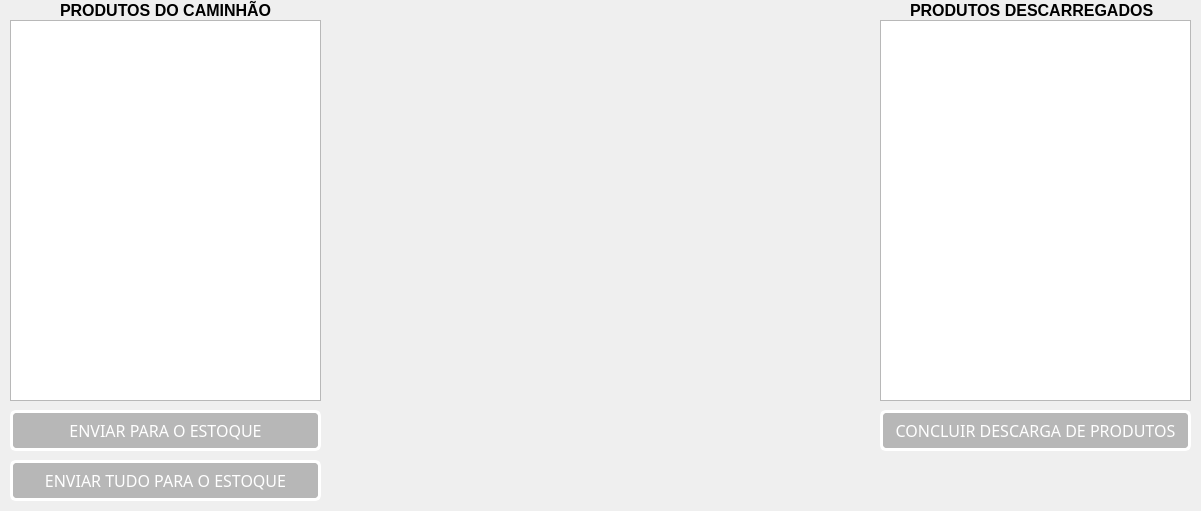
<?xml version="1.0" encoding="UTF-8"?>
<ui version="4.0">
 <class>TelaRepoeProdutos</class>
 <widget class="QDialog" name="TelaRepoeProdutos">
  <property name="geometry">
   <rect>
    <x>0</x>
    <y>0</y>
    <width>1201</width>
    <height>511</height>
   </rect>
  </property>
  <property name="windowTitle">
   <string>Dialog</string>
  </property>
  <widget class="QPushButton" name="btnEnviarTudoEstoque">
   <property name="geometry">
    <rect>
     <x>10</x>
     <y>460</y>
     <width>311</width>
     <height>41</height>
    </rect>
   </property>
   <property name="font">
    <font>
     <family>Caviar Dreams</family>
     <pointsize>12</pointsize>
    </font>
   </property>
   <property name="styleSheet">
    <string notr="true">QPushButton{
	background-color:rgba(0,0,0,60);
	color:white;
	border-style: solid;
	border-width:3px;
	border-color: white;
	border-radius: 6px;

}
QPushButton::hover{
	background-color:rgba(255,255,255,60);
	color:black;
	border-style: solid;
	border-width:4px;
	border-color: black;
	border-radius: 6px;

}</string>
   </property>
   <property name="text">
    <string>ENVIAR TUDO PARA O ESTOQUE</string>
   </property>
  </widget>
  <widget class="QPushButton" name="btnEnviarEstoque">
   <property name="geometry">
    <rect>
     <x>10</x>
     <y>410</y>
     <width>311</width>
     <height>41</height>
    </rect>
   </property>
   <property name="font">
    <font>
     <family>Caviar Dreams</family>
     <pointsize>12</pointsize>
    </font>
   </property>
   <property name="styleSheet">
    <string notr="true">QPushButton{
	background-color:rgba(0,0,0,60);
	color:white;
	border-style: solid;
	border-width:3px;
	border-color: white;
	border-radius: 6px;

}
QPushButton::hover{
	background-color:rgba(255,255,255,60);
	color:black;
	border-style: solid;
	border-width:4px;
	border-color: black;
	border-radius: 6px;

}</string>
   </property>
   <property name="text">
    <string>ENVIAR PARA O ESTOQUE</string>
   </property>
  </widget>
  <widget class="QLabel" name="label_7">
   <property name="geometry">
    <rect>
     <x>60</x>
     <y>0</y>
     <width>221</width>
     <height>21</height>
    </rect>
   </property>
   <property name="font">
    <font>
     <family>MS Shell Dlg 2</family>
     <pointsize>12</pointsize>
     <weight>75</weight>
     <bold>true</bold>
    </font>
   </property>
   <property name="text">
    <string>PRODUTOS DO CAMINHÃO</string>
   </property>
  </widget>
  <widget class="QTableWidget" name="twProdutosCaminhao">
   <property name="geometry">
    <rect>
     <x>10</x>
     <y>20</y>
     <width>311</width>
     <height>381</height>
    </rect>
   </property>
   <property name="font">
    <font>
     <pointsize>12</pointsize>
    </font>
   </property>
   <property name="styleSheet">
    <string notr="true">QHeaderView { font-size: 12pt; }</string>
   </property>
  </widget>
  <widget class="QPushButton" name="btnConcluirDescarga">
   <property name="geometry">
    <rect>
     <x>880</x>
     <y>410</y>
     <width>311</width>
     <height>41</height>
    </rect>
   </property>
   <property name="font">
    <font>
     <family>Caviar Dreams</family>
     <pointsize>12</pointsize>
    </font>
   </property>
   <property name="styleSheet">
    <string notr="true">QPushButton{
	background-color:rgba(0,0,0,60);
	color:white;
	border-style: solid;
	border-width:3px;
	border-color: white;
	border-radius: 6px;

}
QPushButton::hover{
	background-color:rgba(255,255,255,60);
	color:black;
	border-style: solid;
	border-width:4px;
	border-color: black;
	border-radius: 6px;

}</string>
   </property>
   <property name="text">
    <string>CONCLUIR DESCARGA DE PRODUTOS</string>
   </property>
  </widget>
  <widget class="QLabel" name="label_3">
   <property name="geometry">
    <rect>
     <x>-210</x>
     <y>-10</y>
     <width>1461</width>
     <height>571</height>
    </rect>
   </property>
   <property name="text">
    <string/>
   </property>
   <property name="pixmap">
    <pixmap resource="usefulResources.qrc">:/src/bgAfter/a_Pedidos.png</pixmap>
   </property>
   <property name="scaledContents">
    <bool>true</bool>
   </property>
  </widget>
  <widget class="QLabel" name="lblCaixa6">
   <property name="geometry">
    <rect>
     <x>430</x>
     <y>200</y>
     <width>61</width>
     <height>71</height>
    </rect>
   </property>
   <property name="styleSheet">
    <string notr="true"/>
   </property>
   <property name="text">
    <string/>
   </property>
   <property name="pixmap">
    <pixmap resource="usefulResources.qrc">:/src/telaEstocar/caixa.png</pixmap>
   </property>
   <property name="scaledContents">
    <bool>true</bool>
   </property>
  </widget>
  <widget class="QLabel" name="lblCaixa1">
   <property name="geometry">
    <rect>
     <x>350</x>
     <y>270</y>
     <width>61</width>
     <height>71</height>
    </rect>
   </property>
   <property name="styleSheet">
    <string notr="true"/>
   </property>
   <property name="text">
    <string/>
   </property>
   <property name="pixmap">
    <pixmap resource="usefulResources.qrc">:/src/telaEstocar/caixa.png</pixmap>
   </property>
   <property name="scaledContents">
    <bool>true</bool>
   </property>
  </widget>
  <widget class="QLabel" name="lblProduto20">
   <property name="geometry">
    <rect>
     <x>670</x>
     <y>100</y>
     <width>61</width>
     <height>21</height>
    </rect>
   </property>
   <property name="font">
    <font>
     <family>MS Shell Dlg 2</family>
     <pointsize>6</pointsize>
     <weight>75</weight>
     <bold>true</bold>
    </font>
   </property>
   <property name="text">
    <string/>
   </property>
   <property name="alignment">
    <set>Qt::AlignCenter</set>
   </property>
  </widget>
  <widget class="QLabel" name="lblProduto16">
   <property name="geometry">
    <rect>
     <x>590</x>
     <y>100</y>
     <width>61</width>
     <height>21</height>
    </rect>
   </property>
   <property name="font">
    <font>
     <family>MS Shell Dlg 2</family>
     <pointsize>6</pointsize>
     <weight>75</weight>
     <bold>true</bold>
    </font>
   </property>
   <property name="text">
    <string/>
   </property>
   <property name="alignment">
    <set>Qt::AlignCenter</set>
   </property>
  </widget>
  <widget class="QLabel" name="lblCaixa8">
   <property name="geometry">
    <rect>
     <x>430</x>
     <y>60</y>
     <width>61</width>
     <height>71</height>
    </rect>
   </property>
   <property name="styleSheet">
    <string notr="true"/>
   </property>
   <property name="text">
    <string/>
   </property>
   <property name="pixmap">
    <pixmap resource="usefulResources.qrc">:/src/telaEstocar/caixa.png</pixmap>
   </property>
   <property name="scaledContents">
    <bool>true</bool>
   </property>
  </widget>
  <widget class="QLabel" name="lblCaixa19">
   <property name="geometry">
    <rect>
     <x>670</x>
     <y>130</y>
     <width>61</width>
     <height>71</height>
    </rect>
   </property>
   <property name="styleSheet">
    <string notr="true"/>
   </property>
   <property name="text">
    <string/>
   </property>
   <property name="pixmap">
    <pixmap resource="usefulResources.qrc">:/src/telaEstocar/caixa.png</pixmap>
   </property>
   <property name="scaledContents">
    <bool>true</bool>
   </property>
  </widget>
  <widget class="QLabel" name="lblCaixa5">
   <property name="geometry">
    <rect>
     <x>430</x>
     <y>270</y>
     <width>61</width>
     <height>71</height>
    </rect>
   </property>
   <property name="styleSheet">
    <string notr="true"/>
   </property>
   <property name="text">
    <string/>
   </property>
   <property name="pixmap">
    <pixmap resource="usefulResources.qrc">:/src/telaEstocar/caixa.png</pixmap>
   </property>
   <property name="scaledContents">
    <bool>true</bool>
   </property>
  </widget>
  <widget class="QLabel" name="lblProduto13">
   <property name="geometry">
    <rect>
     <x>590</x>
     <y>310</y>
     <width>61</width>
     <height>21</height>
    </rect>
   </property>
   <property name="font">
    <font>
     <family>MS Shell Dlg 2</family>
     <pointsize>6</pointsize>
     <weight>75</weight>
     <bold>true</bold>
    </font>
   </property>
   <property name="text">
    <string/>
   </property>
   <property name="alignment">
    <set>Qt::AlignCenter</set>
   </property>
  </widget>
  <widget class="QLabel" name="lblProduto6">
   <property name="geometry">
    <rect>
     <x>430</x>
     <y>240</y>
     <width>61</width>
     <height>21</height>
    </rect>
   </property>
   <property name="font">
    <font>
     <family>MS Shell Dlg 2</family>
     <pointsize>6</pointsize>
     <weight>75</weight>
     <bold>true</bold>
    </font>
   </property>
   <property name="text">
    <string/>
   </property>
   <property name="alignment">
    <set>Qt::AlignCenter</set>
   </property>
  </widget>
  <widget class="QLabel" name="lblCaixa9">
   <property name="geometry">
    <rect>
     <x>510</x>
     <y>270</y>
     <width>61</width>
     <height>71</height>
    </rect>
   </property>
   <property name="styleSheet">
    <string notr="true"/>
   </property>
   <property name="text">
    <string/>
   </property>
   <property name="pixmap">
    <pixmap resource="usefulResources.qrc">:/src/telaEstocar/caixa.png</pixmap>
   </property>
   <property name="scaledContents">
    <bool>true</bool>
   </property>
  </widget>
  <widget class="QLabel" name="lblProduto12">
   <property name="geometry">
    <rect>
     <x>510</x>
     <y>100</y>
     <width>61</width>
     <height>21</height>
    </rect>
   </property>
   <property name="font">
    <font>
     <family>MS Shell Dlg 2</family>
     <pointsize>6</pointsize>
     <weight>75</weight>
     <bold>true</bold>
    </font>
   </property>
   <property name="text">
    <string/>
   </property>
   <property name="alignment">
    <set>Qt::AlignCenter</set>
   </property>
  </widget>
  <widget class="QLabel" name="lblProduto15">
   <property name="geometry">
    <rect>
     <x>590</x>
     <y>170</y>
     <width>61</width>
     <height>21</height>
    </rect>
   </property>
   <property name="font">
    <font>
     <family>MS Shell Dlg 2</family>
     <pointsize>6</pointsize>
     <weight>75</weight>
     <bold>true</bold>
    </font>
   </property>
   <property name="text">
    <string/>
   </property>
   <property name="alignment">
    <set>Qt::AlignCenter</set>
   </property>
  </widget>
  <widget class="QLabel" name="lblCaixa11">
   <property name="geometry">
    <rect>
     <x>510</x>
     <y>130</y>
     <width>61</width>
     <height>71</height>
    </rect>
   </property>
   <property name="styleSheet">
    <string notr="true"/>
   </property>
   <property name="text">
    <string/>
   </property>
   <property name="pixmap">
    <pixmap resource="usefulResources.qrc">:/src/telaEstocar/caixa.png</pixmap>
   </property>
   <property name="scaledContents">
    <bool>true</bool>
   </property>
  </widget>
  <widget class="QLabel" name="lblCaixa13">
   <property name="geometry">
    <rect>
     <x>590</x>
     <y>270</y>
     <width>61</width>
     <height>71</height>
    </rect>
   </property>
   <property name="styleSheet">
    <string notr="true"/>
   </property>
   <property name="text">
    <string/>
   </property>
   <property name="pixmap">
    <pixmap resource="usefulResources.qrc">:/src/telaEstocar/caixa.png</pixmap>
   </property>
   <property name="scaledContents">
    <bool>true</bool>
   </property>
  </widget>
  <widget class="QLabel" name="lblProduto10">
   <property name="geometry">
    <rect>
     <x>510</x>
     <y>240</y>
     <width>61</width>
     <height>21</height>
    </rect>
   </property>
   <property name="font">
    <font>
     <family>MS Shell Dlg 2</family>
     <pointsize>6</pointsize>
     <weight>75</weight>
     <bold>true</bold>
    </font>
   </property>
   <property name="text">
    <string/>
   </property>
   <property name="alignment">
    <set>Qt::AlignCenter</set>
   </property>
  </widget>
  <widget class="QLabel" name="lblCaixa20">
   <property name="geometry">
    <rect>
     <x>670</x>
     <y>60</y>
     <width>61</width>
     <height>71</height>
    </rect>
   </property>
   <property name="styleSheet">
    <string notr="true"/>
   </property>
   <property name="text">
    <string/>
   </property>
   <property name="pixmap">
    <pixmap resource="usefulResources.qrc">:/src/telaEstocar/caixa.png</pixmap>
   </property>
   <property name="scaledContents">
    <bool>true</bool>
   </property>
  </widget>
  <widget class="QLabel" name="lblProduto5">
   <property name="geometry">
    <rect>
     <x>430</x>
     <y>310</y>
     <width>61</width>
     <height>21</height>
    </rect>
   </property>
   <property name="font">
    <font>
     <family>MS Shell Dlg 2</family>
     <pointsize>6</pointsize>
     <weight>75</weight>
     <bold>true</bold>
    </font>
   </property>
   <property name="text">
    <string/>
   </property>
   <property name="alignment">
    <set>Qt::AlignCenter</set>
   </property>
  </widget>
  <widget class="QLabel" name="lblProduto2">
   <property name="geometry">
    <rect>
     <x>350</x>
     <y>240</y>
     <width>61</width>
     <height>21</height>
    </rect>
   </property>
   <property name="font">
    <font>
     <family>MS Shell Dlg 2</family>
     <pointsize>6</pointsize>
     <weight>75</weight>
     <bold>true</bold>
    </font>
   </property>
   <property name="text">
    <string/>
   </property>
   <property name="alignment">
    <set>Qt::AlignCenter</set>
   </property>
  </widget>
  <widget class="QLabel" name="lblProduto1">
   <property name="geometry">
    <rect>
     <x>350</x>
     <y>310</y>
     <width>61</width>
     <height>21</height>
    </rect>
   </property>
   <property name="font">
    <font>
     <family>MS Shell Dlg 2</family>
     <pointsize>6</pointsize>
     <weight>75</weight>
     <bold>true</bold>
    </font>
   </property>
   <property name="text">
    <string/>
   </property>
   <property name="alignment">
    <set>Qt::AlignCenter</set>
   </property>
  </widget>
  <widget class="QLabel" name="lblProduto7">
   <property name="geometry">
    <rect>
     <x>430</x>
     <y>170</y>
     <width>61</width>
     <height>21</height>
    </rect>
   </property>
   <property name="font">
    <font>
     <family>MS Shell Dlg 2</family>
     <pointsize>6</pointsize>
     <weight>75</weight>
     <bold>true</bold>
    </font>
   </property>
   <property name="text">
    <string/>
   </property>
   <property name="alignment">
    <set>Qt::AlignCenter</set>
   </property>
  </widget>
  <widget class="QLabel" name="lblCaixa15">
   <property name="geometry">
    <rect>
     <x>590</x>
     <y>130</y>
     <width>61</width>
     <height>71</height>
    </rect>
   </property>
   <property name="styleSheet">
    <string notr="true"/>
   </property>
   <property name="text">
    <string/>
   </property>
   <property name="pixmap">
    <pixmap resource="usefulResources.qrc">:/src/telaEstocar/caixa.png</pixmap>
   </property>
   <property name="scaledContents">
    <bool>true</bool>
   </property>
  </widget>
  <widget class="QLabel" name="lblCaixa18">
   <property name="geometry">
    <rect>
     <x>670</x>
     <y>200</y>
     <width>61</width>
     <height>71</height>
    </rect>
   </property>
   <property name="styleSheet">
    <string notr="true"/>
   </property>
   <property name="text">
    <string/>
   </property>
   <property name="pixmap">
    <pixmap resource="usefulResources.qrc">:/src/telaEstocar/caixa.png</pixmap>
   </property>
   <property name="scaledContents">
    <bool>true</bool>
   </property>
  </widget>
  <widget class="QLabel" name="lblCaminhao">
   <property name="geometry">
    <rect>
     <x>330</x>
     <y>40</y>
     <width>541</width>
     <height>401</height>
    </rect>
   </property>
   <property name="styleSheet">
    <string notr="true"/>
   </property>
   <property name="text">
    <string/>
   </property>
   <property name="pixmap">
    <pixmap resource="usefulResources.qrc">:/src/telaEstocar/truck.png</pixmap>
   </property>
  </widget>
  <widget class="QLabel" name="lblCaixa4">
   <property name="geometry">
    <rect>
     <x>350</x>
     <y>60</y>
     <width>61</width>
     <height>71</height>
    </rect>
   </property>
   <property name="styleSheet">
    <string notr="true"/>
   </property>
   <property name="text">
    <string/>
   </property>
   <property name="pixmap">
    <pixmap resource="usefulResources.qrc">:/src/telaEstocar/caixa.png</pixmap>
   </property>
   <property name="scaledContents">
    <bool>true</bool>
   </property>
  </widget>
  <widget class="QLabel" name="lblCaixa17">
   <property name="geometry">
    <rect>
     <x>670</x>
     <y>270</y>
     <width>61</width>
     <height>71</height>
    </rect>
   </property>
   <property name="styleSheet">
    <string notr="true"/>
   </property>
   <property name="text">
    <string/>
   </property>
   <property name="pixmap">
    <pixmap resource="usefulResources.qrc">:/src/telaEstocar/caixa.png</pixmap>
   </property>
   <property name="scaledContents">
    <bool>true</bool>
   </property>
  </widget>
  <widget class="QLabel" name="lblProduto3">
   <property name="geometry">
    <rect>
     <x>350</x>
     <y>170</y>
     <width>61</width>
     <height>21</height>
    </rect>
   </property>
   <property name="font">
    <font>
     <family>MS Shell Dlg 2</family>
     <pointsize>6</pointsize>
     <weight>75</weight>
     <bold>true</bold>
    </font>
   </property>
   <property name="text">
    <string/>
   </property>
   <property name="alignment">
    <set>Qt::AlignCenter</set>
   </property>
  </widget>
  <widget class="QLabel" name="lblCaixa14">
   <property name="geometry">
    <rect>
     <x>590</x>
     <y>200</y>
     <width>61</width>
     <height>71</height>
    </rect>
   </property>
   <property name="styleSheet">
    <string notr="true"/>
   </property>
   <property name="text">
    <string/>
   </property>
   <property name="pixmap">
    <pixmap resource="usefulResources.qrc">:/src/telaEstocar/caixa.png</pixmap>
   </property>
   <property name="scaledContents">
    <bool>true</bool>
   </property>
  </widget>
  <widget class="QLabel" name="lblProduto11">
   <property name="geometry">
    <rect>
     <x>510</x>
     <y>170</y>
     <width>61</width>
     <height>21</height>
    </rect>
   </property>
   <property name="font">
    <font>
     <family>MS Shell Dlg 2</family>
     <pointsize>6</pointsize>
     <weight>75</weight>
     <bold>true</bold>
    </font>
   </property>
   <property name="text">
    <string/>
   </property>
   <property name="alignment">
    <set>Qt::AlignCenter</set>
   </property>
  </widget>
  <widget class="QLabel" name="lblProduto8">
   <property name="geometry">
    <rect>
     <x>430</x>
     <y>100</y>
     <width>61</width>
     <height>21</height>
    </rect>
   </property>
   <property name="font">
    <font>
     <family>MS Shell Dlg 2</family>
     <pointsize>6</pointsize>
     <weight>75</weight>
     <bold>true</bold>
    </font>
   </property>
   <property name="text">
    <string/>
   </property>
   <property name="alignment">
    <set>Qt::AlignCenter</set>
   </property>
  </widget>
  <widget class="QLabel" name="lblProduto14">
   <property name="geometry">
    <rect>
     <x>590</x>
     <y>240</y>
     <width>61</width>
     <height>21</height>
    </rect>
   </property>
   <property name="font">
    <font>
     <family>MS Shell Dlg 2</family>
     <pointsize>6</pointsize>
     <weight>75</weight>
     <bold>true</bold>
    </font>
   </property>
   <property name="text">
    <string/>
   </property>
   <property name="alignment">
    <set>Qt::AlignCenter</set>
   </property>
  </widget>
  <widget class="QLabel" name="lblCaixa16">
   <property name="geometry">
    <rect>
     <x>590</x>
     <y>60</y>
     <width>61</width>
     <height>71</height>
    </rect>
   </property>
   <property name="styleSheet">
    <string notr="true"/>
   </property>
   <property name="text">
    <string/>
   </property>
   <property name="pixmap">
    <pixmap resource="usefulResources.qrc">:/src/telaEstocar/caixa.png</pixmap>
   </property>
   <property name="scaledContents">
    <bool>true</bool>
   </property>
  </widget>
  <widget class="QLabel" name="lblProduto19">
   <property name="geometry">
    <rect>
     <x>670</x>
     <y>170</y>
     <width>61</width>
     <height>21</height>
    </rect>
   </property>
   <property name="font">
    <font>
     <family>MS Shell Dlg 2</family>
     <pointsize>6</pointsize>
     <weight>75</weight>
     <bold>true</bold>
    </font>
   </property>
   <property name="text">
    <string/>
   </property>
   <property name="alignment">
    <set>Qt::AlignCenter</set>
   </property>
  </widget>
  <widget class="QLabel" name="lblProduto17">
   <property name="geometry">
    <rect>
     <x>670</x>
     <y>310</y>
     <width>61</width>
     <height>21</height>
    </rect>
   </property>
   <property name="font">
    <font>
     <family>MS Shell Dlg 2</family>
     <pointsize>6</pointsize>
     <weight>75</weight>
     <bold>true</bold>
    </font>
   </property>
   <property name="text">
    <string/>
   </property>
   <property name="alignment">
    <set>Qt::AlignCenter</set>
   </property>
  </widget>
  <widget class="QLabel" name="lblCaixa3">
   <property name="geometry">
    <rect>
     <x>350</x>
     <y>130</y>
     <width>61</width>
     <height>71</height>
    </rect>
   </property>
   <property name="styleSheet">
    <string notr="true"/>
   </property>
   <property name="text">
    <string/>
   </property>
   <property name="pixmap">
    <pixmap resource="usefulResources.qrc">:/src/telaEstocar/caixa.png</pixmap>
   </property>
   <property name="scaledContents">
    <bool>true</bool>
   </property>
  </widget>
  <widget class="QLabel" name="lblCaixa12">
   <property name="geometry">
    <rect>
     <x>510</x>
     <y>60</y>
     <width>61</width>
     <height>71</height>
    </rect>
   </property>
   <property name="styleSheet">
    <string notr="true"/>
   </property>
   <property name="text">
    <string/>
   </property>
   <property name="pixmap">
    <pixmap resource="usefulResources.qrc">:/src/telaEstocar/caixa.png</pixmap>
   </property>
   <property name="scaledContents">
    <bool>true</bool>
   </property>
  </widget>
  <widget class="QLabel" name="lblCaixa7">
   <property name="geometry">
    <rect>
     <x>430</x>
     <y>130</y>
     <width>61</width>
     <height>71</height>
    </rect>
   </property>
   <property name="styleSheet">
    <string notr="true"/>
   </property>
   <property name="text">
    <string/>
   </property>
   <property name="pixmap">
    <pixmap resource="usefulResources.qrc">:/src/telaEstocar/caixa.png</pixmap>
   </property>
   <property name="scaledContents">
    <bool>true</bool>
   </property>
  </widget>
  <widget class="QLabel" name="lblCaixa10">
   <property name="geometry">
    <rect>
     <x>510</x>
     <y>200</y>
     <width>61</width>
     <height>71</height>
    </rect>
   </property>
   <property name="styleSheet">
    <string notr="true"/>
   </property>
   <property name="text">
    <string/>
   </property>
   <property name="pixmap">
    <pixmap resource="usefulResources.qrc">:/src/telaEstocar/caixa.png</pixmap>
   </property>
   <property name="scaledContents">
    <bool>true</bool>
   </property>
  </widget>
  <widget class="QLabel" name="lblProduto4">
   <property name="geometry">
    <rect>
     <x>350</x>
     <y>100</y>
     <width>61</width>
     <height>21</height>
    </rect>
   </property>
   <property name="font">
    <font>
     <family>MS Shell Dlg 2</family>
     <pointsize>6</pointsize>
     <weight>75</weight>
     <bold>true</bold>
    </font>
   </property>
   <property name="text">
    <string/>
   </property>
   <property name="alignment">
    <set>Qt::AlignCenter</set>
   </property>
  </widget>
  <widget class="QLabel" name="lblProduto9">
   <property name="geometry">
    <rect>
     <x>510</x>
     <y>310</y>
     <width>61</width>
     <height>21</height>
    </rect>
   </property>
   <property name="font">
    <font>
     <family>MS Shell Dlg 2</family>
     <pointsize>6</pointsize>
     <weight>75</weight>
     <bold>true</bold>
    </font>
   </property>
   <property name="text">
    <string/>
   </property>
   <property name="alignment">
    <set>Qt::AlignCenter</set>
   </property>
  </widget>
  <widget class="QLabel" name="lblCaixa2">
   <property name="geometry">
    <rect>
     <x>350</x>
     <y>200</y>
     <width>61</width>
     <height>71</height>
    </rect>
   </property>
   <property name="styleSheet">
    <string notr="true"/>
   </property>
   <property name="text">
    <string/>
   </property>
   <property name="pixmap">
    <pixmap resource="usefulResources.qrc">:/src/telaEstocar/caixa.png</pixmap>
   </property>
   <property name="scaledContents">
    <bool>true</bool>
   </property>
  </widget>
  <widget class="QLabel" name="lblProduto18">
   <property name="geometry">
    <rect>
     <x>670</x>
     <y>240</y>
     <width>61</width>
     <height>21</height>
    </rect>
   </property>
   <property name="font">
    <font>
     <family>MS Shell Dlg 2</family>
     <pointsize>6</pointsize>
     <weight>75</weight>
     <bold>true</bold>
    </font>
   </property>
   <property name="text">
    <string/>
   </property>
   <property name="alignment">
    <set>Qt::AlignCenter</set>
   </property>
  </widget>
  <widget class="QTableWidget" name="twProdutosDescarregados">
   <property name="geometry">
    <rect>
     <x>880</x>
     <y>20</y>
     <width>311</width>
     <height>381</height>
    </rect>
   </property>
   <property name="font">
    <font>
     <pointsize>12</pointsize>
    </font>
   </property>
   <property name="styleSheet">
    <string notr="true">QHeaderView { font-size: 12pt; }</string>
   </property>
  </widget>
  <widget class="QLabel" name="label_8">
   <property name="geometry">
    <rect>
     <x>910</x>
     <y>0</y>
     <width>251</width>
     <height>21</height>
    </rect>
   </property>
   <property name="font">
    <font>
     <family>MS Shell Dlg 2</family>
     <pointsize>12</pointsize>
     <weight>75</weight>
     <bold>true</bold>
    </font>
   </property>
   <property name="text">
    <string>PRODUTOS DESCARREGADOS</string>
   </property>
  </widget>
  <zorder>label_3</zorder>
  <zorder>lblCaminhao</zorder>
  <zorder>lblCaixa20</zorder>
  <zorder>lblCaixa6</zorder>
  <zorder>lblCaixa3</zorder>
  <zorder>lblCaixa18</zorder>
  <zorder>lblCaixa15</zorder>
  <zorder>lblCaixa1</zorder>
  <zorder>lblCaixa5</zorder>
  <zorder>lblCaixa9</zorder>
  <zorder>lblCaixa19</zorder>
  <zorder>lblCaixa17</zorder>
  <zorder>lblCaixa14</zorder>
  <zorder>lblCaixa16</zorder>
  <zorder>lblCaixa12</zorder>
  <zorder>lblCaixa10</zorder>
  <zorder>lblCaixa13</zorder>
  <zorder>lblCaixa8</zorder>
  <zorder>lblCaixa4</zorder>
  <zorder>lblCaixa2</zorder>
  <zorder>lblCaixa11</zorder>
  <zorder>lblCaixa7</zorder>
  <zorder>btnEnviarTudoEstoque</zorder>
  <zorder>btnEnviarEstoque</zorder>
  <zorder>label_7</zorder>
  <zorder>twProdutosCaminhao</zorder>
  <zorder>btnConcluirDescarga</zorder>
  <zorder>lblProduto20</zorder>
  <zorder>lblProduto16</zorder>
  <zorder>lblProduto13</zorder>
  <zorder>lblProduto6</zorder>
  <zorder>lblProduto12</zorder>
  <zorder>lblProduto15</zorder>
  <zorder>lblProduto10</zorder>
  <zorder>lblProduto5</zorder>
  <zorder>lblProduto2</zorder>
  <zorder>lblProduto1</zorder>
  <zorder>lblProduto7</zorder>
  <zorder>lblProduto3</zorder>
  <zorder>lblProduto11</zorder>
  <zorder>lblProduto8</zorder>
  <zorder>lblProduto14</zorder>
  <zorder>lblProduto19</zorder>
  <zorder>lblProduto17</zorder>
  <zorder>lblProduto4</zorder>
  <zorder>lblProduto9</zorder>
  <zorder>lblProduto18</zorder>
  <zorder>twProdutosDescarregados</zorder>
  <zorder>label_8</zorder>
 </widget>
 <resources>
  <include location="usefulResources.qrc"/>
 </resources>
 <connections/>
</ui>
